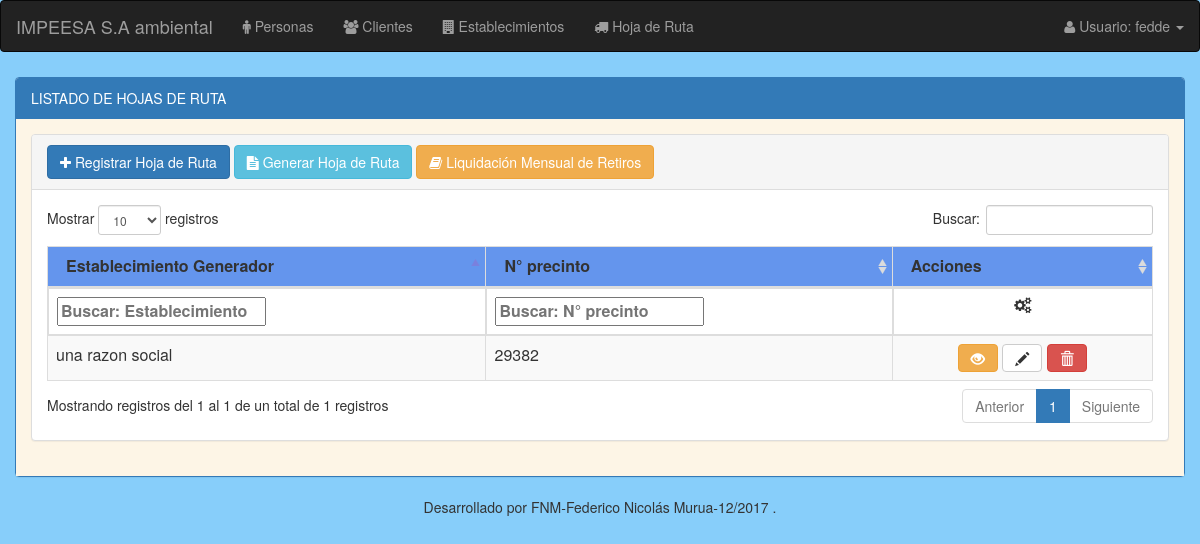
The page /Hojas-de-Ruta/listado/hojas_de_ruta/ (signed in) on the database as committed earlier.
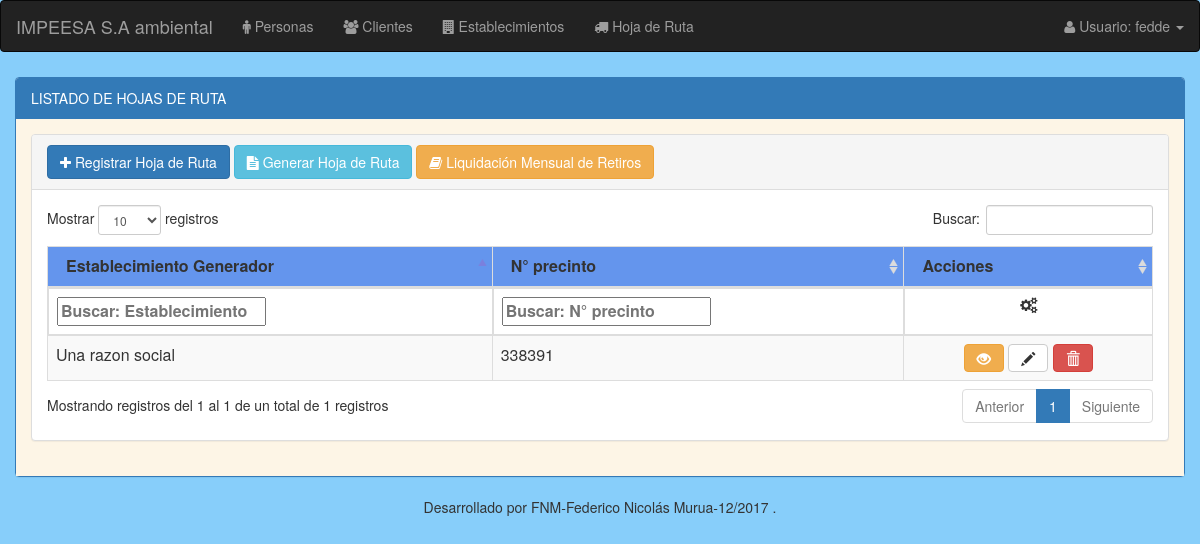
The same page on the database as committed later.
### modulo_I/models.py (models this page shows, shortened)
class HojaRuta(models.Model):
    establecimiento_generador = models.ForeignKey('EstablecimientoGenerador')
    fecha_impresion = models.DateField() #fecha del dia que se imprimió la hoja de ruta
    hora_programada = models.TimeField()
    hora_llegada = models.TimeField()
    hora_salida = models.TimeField()
    volumen_retirado = models.FloatField(default=0)
    nro_precinto = models.BigIntegerField(unique=True) #unico para el dia
    nro_balde_entrega = models.BigIntegerField(unique=True) #unico para el dia
    nro_balde_retiro = models.BigIntegerField(unique=True) #unico para el dia

class EstablecimientoGenerador(models.Model):
    tipo_actividad = MultiSelectField(choices=Actividades)
    nro_inscripcion = models.BigIntegerField(primary_key=True) # N° inscripcion registro de generadores provincia del chubut
    razon_social = models.CharField(max_length=50)
    telefono = models.CharField(max_length=50)
    email = models.EmailField(max_length=50, blank=True, null=True)
    director_responsable = models.ForeignKey('Cliente', related_name='director_responsable', on_delete=models.CASCADE)
    responsable_residuos = models.ForeignKey('Persona', related_name='responsable_residuos', on_delete=models.CASCADE)
    responsable_suplente = models.ForeignKey('Persona', related_name='responsable_suplente', on_delete=models.CASCADE)
    responsable_tecnico = models.ForeignKey('Persona', related_name='responsable_tecnico', on_delete=models.CASCADE)
    fecha_vinculo = models.DateField() #fecha deL Vinculo que se confeccionó el formulario
    fecha = models.DateField(default=now)
    observaciones_comentarios = models.TextField(max_length=200, default='', blank=True, null=True)
    caract_generales = models.ForeignKey('CaracteristicasGenerales', on_delete=models.CASCADE)
    domicilio = models.ForeignKey('Domicilio', on_delete=models.CASCADE)
    ambito_dependencia = models.ForeignKey('AmbitoDependencia', on_delete=models.CASCADE)
    via_acceso = models.ForeignKey('ViaAccesoSector', on_delete=models.CASCADE)
    tipo_actividad = MultiSelectField(choices=Actividades)
    sector = models.IntegerField() # cuadrante que pertenece a la ciudad el generador
    '''
    AGREGAR orden dentro de sector para la hoja de ruta (puede ser null)
    '''
    def __str__(self):
        return "%s" % (self.razon_social)

### modulo_I/views.py (the view)
@login_required
def listado_hojas_de_ruta(request):
    listado_hojas_de_ruta = HojaRuta.objects.all()
    return render(request, 'hojaRuta/hojaruta_listado.html', {'listado_hojas_de_ruta': listado_hojas_de_ruta})

### modulo_I/templates/hojaRuta/hojaruta_listado.html (shortened to what this page needs)
{% extends "base/base_listado.html" %}
{% load staticfiles %}
{% block panel-heading %}
  LISTADO DE HOJAS DE RUTA
{% endblock %}
{% block panel-heading-tabla %}
  <a href="{% url 'hojaRuta:alta_modif_hoja_ruta' %}" class="btn btn-primary"><i class="fa fa-plus"></i> Registrar Hoja de Ruta </a>
  <a href="{% url 'hojaRuta:generar_hoja_ruta' %}" class="btn btn-info"><i class="fa fa-file-text"></i> Generar Hoja de Ruta </a>
  <a href="#" class="btn btn-warning"><i class="fa fa-book"></i> Liquidación Mensual de Retiros </a>
{% endblock %}
{% block thead-tabla %}
  <thead>
  <tr style="background:#6495ED;">
      <th>Establecimiento Generador</th>
      <th>N° precinto</th>
      <th>Acciones</th>
  </tr>
  </thead>
{% endblock %}
{% block tfoot-tabla %}
  <tfoot >
     <tr>
       <th>Establecimiento</th>
       <th>N° precinto</th>
       <th style="text-align: center;"><i class="fa fa-cogs"></i></th>
    </tr>
  </tfoot>
{% endblock %}
{% block tbody-tabla %}
  <tbody>
    {% for hoja_ruta in listado_hojas_de_ruta %}
        <tr>
            <td>{{ hoja_ruta.establecimiento_generador }}</td>
            <td>{{ hoja_ruta.nro_precinto}}</td>
            <td align="center">
               <a class="btn btn-warning" data-toggle="tooltip" title="Detalles" href="{% url 'hojaRuta:detalle_hojas_de_ruta' id_hoja=hoja_ruta.id %}"><em class="glyphicon glyphicon-eye-open"></em></a>
               <a class="btn btn-default" data-toggle="tooltip" title="Modificar" href="{% url 'hojaRuta:alta_modif_hoja_ruta' id_hoja=hoja_ruta.id %}"><em class="glyphicon glyphicon-pencil"></em></a>
               <a id="hoja_ruta_id"class="btn btn-danger btn-baja" data-hojarutaid="{{hoja_ruta.id}}" data-hojarutaest="{{hoja_ruta.establecimiento_generador}}" data-toggle="modal" data-target="#modal_baja" title="Eliminar"><em class="glyphicon glyphicon-trash"></em></a>
            </td>
        </tr>
    {% endfor %}
  </tbody>
{% endblock %}

Rows that differ between the two databases and show on the page:
removed HojaRuta: establecimiento_generador "una razon social", nro_precinto "29382"
added HojaRuta: establecimiento_generador "Una razon social", nro_precinto "338391"
